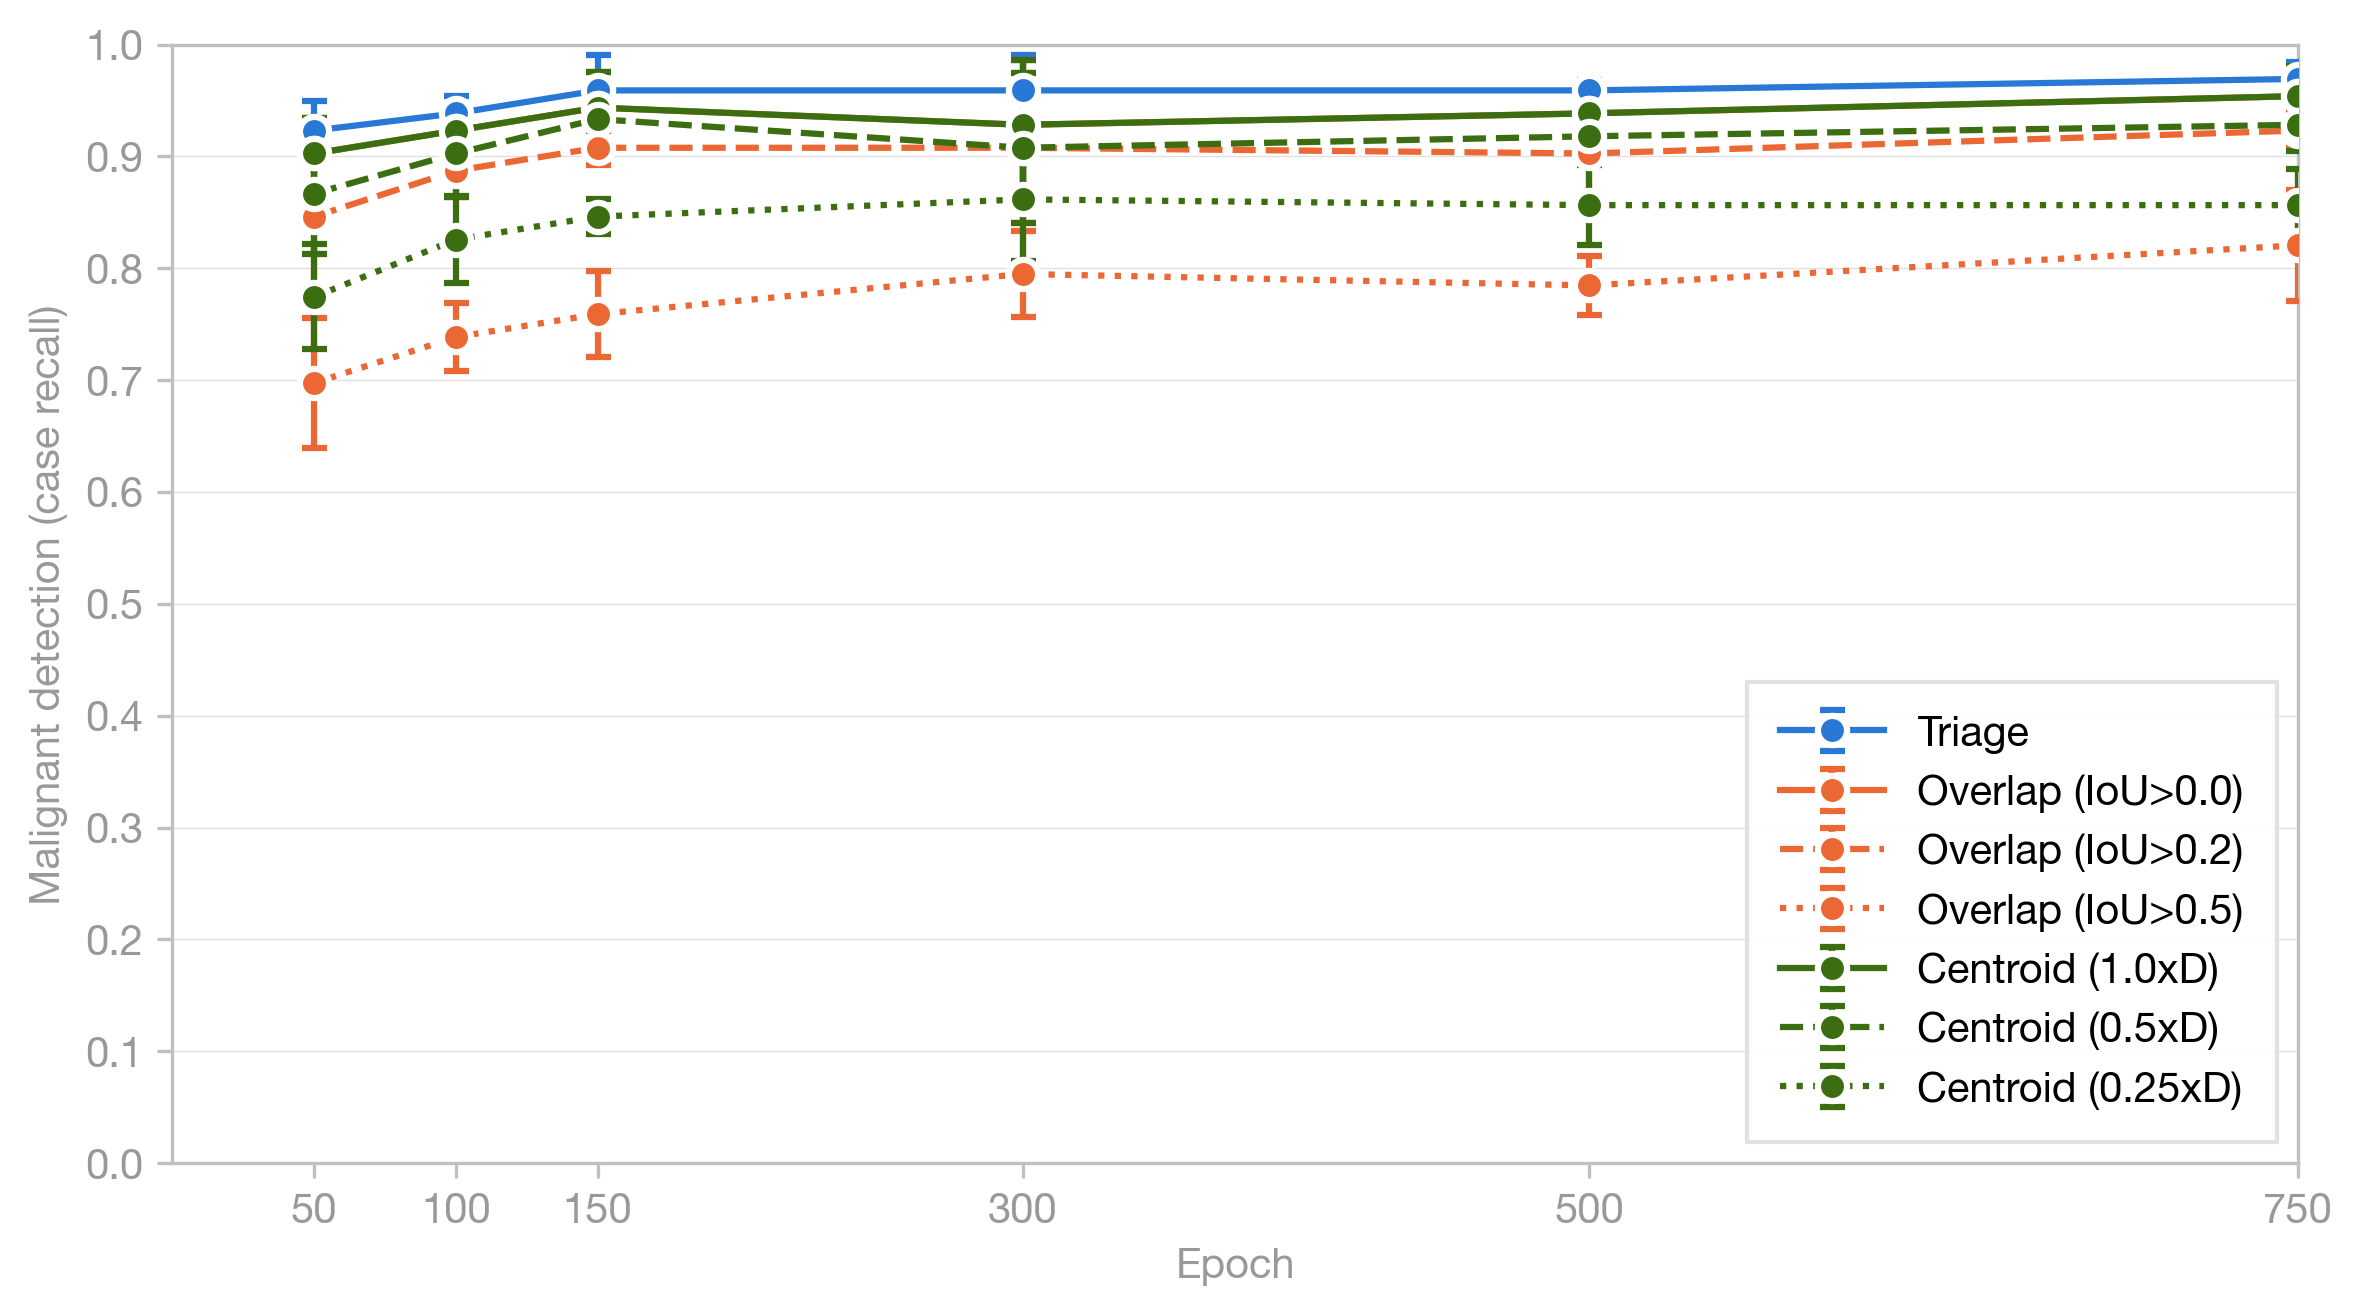

Recreate this plot in Python.
"""Malignant-mass detection vs. epoch, seven criteria on one chart.

Plots malignant case-level recall across two detection families plus triage,
so the permissiveness ladder can be read off against epoch in one view:

  - triage:          any retained predicted mass anywhere (no overlap required)
  - overlap (IoU):   IoU > 0, IoU > 0.2, IoU > 0.5 (per-component)
  - centroid (deq):  1.0x, 0.5x, 0.25x the GT equivalent diameter

The values are read from the per-criterion JSON artifacts already produced by
the individual analysis scripts (recomputation would duplicate their logic).
Malignant detection is the case-level recall (fraction of malignant cases
detected), the headline signal for this dataset.

Three seeds (42/43/44); error bars are the across-seed std.

Run from project root:
    python analysis/reports/detection_by_epoch/malignant_detection_by_epoch.py
"""

import json
import os

import numpy as np
import matplotlib
matplotlib.use('Agg')
import matplotlib.pyplot as plt
import matplotlib.ticker as ticker
from pathlib import Path

SCRIPT_DIR = Path(__file__).resolve().parent
PROJECT_ROOT = SCRIPT_DIR.parent.parent.parent
OUT_DIR = SCRIPT_DIR

VIEW = "malignant"
OUT_BASE = "malignant_detection_by_epoch"

# Root holding the individual per-criterion analysis outputs.
ANALYSIS_ROOT = PROJECT_ROOT / "analysis/epoch_convergence"

# Criterion -> (source JSON path, legend label, color, line style). Ordered
# triage first, then the IoU family (lenient -> strict) and the centroid family
# (lenient -> strict). Each family shares one color, varying only the line style.
CRITERIA = [
    ("triage",   "epoch_convergence_by_triage_detection/epoch_convergence_by_triage_detection.json",
     "Triage",                "#2a78d6", "-"),
    ("iou_0",    "epoch_convergence_by_overlap_detection/epoch_convergence_by_overlap_detection_iou_00.json",
     "Overlap (IoU>0.0)",     "#eb6834", "-"),
    ("iou_02",   "epoch_convergence_by_overlap_detection/epoch_convergence_by_overlap_detection_iou_02.json",
     "Overlap (IoU>0.2)",     "#eb6834", "--"),
    ("iou_05",   "epoch_convergence_by_overlap_detection/epoch_convergence_by_overlap_detection_iou_05.json",
     "Overlap (IoU>0.5)",     "#eb6834", ":"),
    ("deq_100",  "epoch_convergence_by_centroid_detection/epoch_convergence_by_centroid_detection_deq_100.json",
     "Centroid (1.0xD)",      "#3b6d11", "-"),
    ("deq_050",  "epoch_convergence_by_centroid_detection/epoch_convergence_by_centroid_detection_deq_050.json",
     "Centroid (0.5xD)",      "#3b6d11", "--"),
    ("deq_025",  "epoch_convergence_by_centroid_detection/epoch_convergence_by_centroid_detection_deq_025.json",
     "Centroid (0.25xD)",     "#3b6d11", ":"),
]

plt.rcParams.update({
    'font.family': 'sans-serif',
    'font.sans-serif': ['Helvetica Neue', 'Helvetica', 'Arial', 'sans-serif'],
    'font.size': 10,
    'font.weight': '400',
    'axes.labelsize': 10,
    'axes.labelcolor': '#999999',
    'xtick.labelsize': 10,
    'ytick.labelsize': 10,
    'xtick.color': '#999999',
    'ytick.color': '#999999',
    'legend.fontsize': 10,
    'legend.framealpha': 0.95,
    'legend.edgecolor': '#e0e0e0',
    'grid.linewidth': 0.3,
    'grid.alpha': 0.4,
    'figure.facecolor': 'white',
    'axes.facecolor': 'white',
    'axes.spines.top': True,
    'axes.spines.right': True,
})


def load_recall(rel_path):
    """Return (epochs, mean, std) of case recall from a criterion JSON."""
    path = ANALYSIS_ROOT / rel_path
    with open(path) as f:
        data = json.load(f)
    det = data[VIEW]["Detection"]
    return data["epochs"], det["mean"], det["std"]


def fmt(mean, std):
    return f"{mean:.4f} ± {std:.4f}"


def main():
    os.makedirs(OUT_DIR, exist_ok=True)

    epochs = None
    series = []  # (label, mean_list, std_list, color, linestyle)
    for key, rel_path, label, color, linestyle in CRITERIA:
        p = ANALYSIS_ROOT / rel_path
        if not p.exists():
            print(f"WARNING: {p} not found, skipping {key}")
            continue
        ep, mean, std = load_recall(rel_path)
        if epochs is None:
            epochs = ep
        elif ep != epochs:
            print(f"WARNING: epoch mismatch for {key}, expected {epochs}, got {ep}")
        series.append((label, mean, std, color, linestyle))

    if epochs is None:
        print("No criterion JSONs found, exiting")
        return

    # --- Terminal table ---
    header = f"{'Epoch':>5} | " + " | ".join(f"{l:>22}" for l, *_ in series)
    print(header)
    print("-" * len(header))
    for i, ep in enumerate(epochs):
        print(f"{ep:>5} | " + " | ".join(f"{fmt(m[i], s[i]):>22}" for _, m, s, *_ in series))

    # --- Markdown ---
    md_lines = [
        "# Malignant detection vs. epoch",
        "",
        "Preliminary milestones run: seeds 42/43/44, 625 images each.",
        "",
        "Values are malignant case-level recall (fraction of malignant cases "
        "detected) under seven criteria: triage, three overlap IoU tiers, and "
        "three centroid tolerance tiers. Mean ± standard deviation across seeds.",
        "",
        "| Epoch |" + "".join(f" {l} |" for l, *_ in series),
    ]
    md_lines.append("|------:|" + "".join("--------------:|" for _ in series))
    for i, ep in enumerate(epochs):
        md_lines.append(f"| {ep} |" +
                        "".join(f" {fmt(m[i], s[i])} |" for _, m, s, *_ in series))
    md_lines.append("")
    md_path = OUT_DIR / f"{OUT_BASE}.md"
    with open(md_path, "w") as f:
        f.write("\n".join(md_lines))
    print(f"Wrote {md_path}")

    # --- Plot ---
    fig, ax = plt.subplots(figsize=(8, 4.5))
    for label, mean, std, color, linestyle in series:
        ax.errorbar(epochs, mean, yerr=std, fmt=linestyle + 'o', color=color,
                    label=label, markersize=7, linewidth=1.5, capsize=3,
                    markeredgecolor='white', markeredgewidth=1.5, zorder=3)

    ax.set_xlabel('Epoch')
    ax.set_ylabel('Malignant detection (case recall)')
    ax.set_xlim(left=0, right=epochs[-1])
    ax.set_xticks(epochs)
    ax.set_ylim(0, 1.0)
    ax.set_yticks(np.arange(0, 1.1, 0.1))
    ax.yaxis.set_major_formatter(ticker.FormatStrFormatter('%.1f'))
    ax.grid(True, axis='y', linewidth=0.3, alpha=0.4)
    ax.grid(False, axis='x')

    for sp in ax.spines.values():
        sp.set_color('#c0c0c0')
    ax.tick_params(axis='both', which='both', color='#c0c0c0',
                   labelcolor='#999999')

    ax.legend(loc='lower right', frameon=True, fancybox=False, borderpad=0.8,
              handlelength=2.5)

    plt.tight_layout(pad=1.2)

    for ext in ('pdf', 'png'):
        out = OUT_DIR / f'{OUT_BASE}.{ext}'
        fig.savefig(out, dpi=300, bbox_inches='tight',
                    metadata={'CreationDate': None})
        print(f'Wrote {out}')
    plt.close(fig)


if __name__ == "__main__":
    main()
